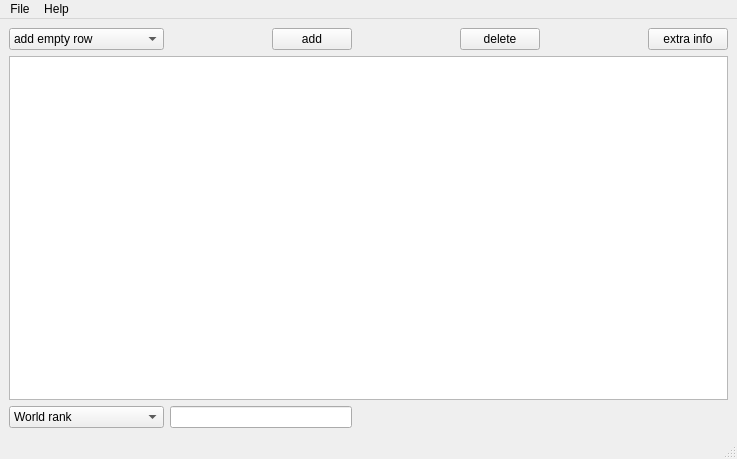
<?xml version="1.0" encoding="UTF-8"?>
<ui version="4.0">
 <class>MainWindow</class>
 <widget class="QMainWindow" name="MainWindow">
  <property name="geometry">
   <rect>
    <x>0</x>
    <y>0</y>
    <width>737</width>
    <height>459</height>
   </rect>
  </property>
  <property name="windowTitle">
   <string>MainWindow</string>
  </property>
  <widget class="QWidget" name="centralwidget">
   <layout class="QGridLayout" name="gridLayout">
    <item row="0" column="0">
     <widget class="QComboBox" name="comboBox_2">
      <item>
       <property name="text">
        <string>add empty row</string>
       </property>
      </item>
      <item>
       <property name="text">
        <string>add row with filled data</string>
       </property>
      </item>
     </widget>
    </item>
    <item row="0" column="1">
     <spacer name="horizontalSpacer_2">
      <property name="orientation">
       <enum>Qt::Horizontal</enum>
      </property>
      <property name="sizeHint" stdset="0">
       <size>
        <width>40</width>
        <height>20</height>
       </size>
      </property>
     </spacer>
    </item>
    <item row="1" column="0" colspan="7">
     <widget class="QTableView" name="tableView"/>
    </item>
    <item row="0" column="4">
     <widget class="QPushButton" name="pushButton_3">
      <property name="text">
       <string>delete</string>
      </property>
     </widget>
    </item>
    <item row="0" column="6">
     <widget class="QPushButton" name="pushButton_4">
      <property name="text">
       <string>extra info</string>
      </property>
     </widget>
    </item>
    <item row="0" column="2">
     <widget class="QPushButton" name="pushButton_2">
      <property name="styleSheet">
       <string notr="true"/>
      </property>
      <property name="text">
       <string>add</string>
      </property>
     </widget>
    </item>
    <item row="2" column="0">
     <widget class="QComboBox" name="comboBox">
      <item>
       <property name="text">
        <string>World rank</string>
       </property>
      </item>
      <item>
       <property name="text">
        <string>Name</string>
       </property>
      </item>
      <item>
       <property name="text">
        <string>Country</string>
       </property>
      </item>
      <item>
       <property name="text">
        <string>National rank</string>
       </property>
      </item>
      <item>
       <property name="text">
        <string>Quality of education</string>
       </property>
      </item>
      <item>
       <property name="text">
        <string>Alumni employment</string>
       </property>
      </item>
      <item>
       <property name="text">
        <string>Quality of faculty</string>
       </property>
      </item>
      <item>
       <property name="text">
        <string>Publications</string>
       </property>
      </item>
      <item>
       <property name="text">
        <string>Influence</string>
       </property>
      </item>
      <item>
       <property name="text">
        <string>Citiations</string>
       </property>
      </item>
      <item>
       <property name="text">
        <string>Patents</string>
       </property>
      </item>
      <item>
       <property name="text">
        <string>Score</string>
       </property>
      </item>
      <item>
       <property name="text">
        <string>Year</string>
       </property>
      </item>
     </widget>
    </item>
    <item row="0" column="3">
     <spacer name="horizontalSpacer">
      <property name="orientation">
       <enum>Qt::Horizontal</enum>
      </property>
      <property name="sizeHint" stdset="0">
       <size>
        <width>40</width>
        <height>20</height>
       </size>
      </property>
     </spacer>
    </item>
    <item row="0" column="5">
     <spacer name="horizontalSpacer_3">
      <property name="orientation">
       <enum>Qt::Horizontal</enum>
      </property>
      <property name="sizeHint" stdset="0">
       <size>
        <width>40</width>
        <height>20</height>
       </size>
      </property>
     </spacer>
    </item>
    <item row="2" column="1" colspan="2">
     <widget class="QLineEdit" name="lineEdit"/>
    </item>
   </layout>
  </widget>
  <widget class="QMenuBar" name="menubar">
   <property name="geometry">
    <rect>
     <x>0</x>
     <y>0</y>
     <width>737</width>
     <height>22</height>
    </rect>
   </property>
   <widget class="QMenu" name="menuHelp">
    <property name="title">
     <string>Help</string>
    </property>
    <addaction name="actionAbout_2"/>
   </widget>
   <widget class="QMenu" name="menuFile">
    <property name="title">
     <string>File</string>
    </property>
    <addaction name="actionOpen"/>
    <addaction name="actionSave"/>
    <addaction name="actionClose"/>
   </widget>
   <addaction name="menuFile"/>
   <addaction name="menuHelp"/>
  </widget>
  <widget class="QStatusBar" name="statusbar"/>
  <action name="actionAbout_2">
   <property name="checkable">
    <bool>false</bool>
   </property>
   <property name="text">
    <string>About</string>
   </property>
  </action>
  <action name="actiondasd">
   <property name="text">
    <string>dasd</string>
   </property>
  </action>
  <action name="actionadas">
   <property name="text">
    <string>adas</string>
   </property>
  </action>
  <action name="actionaaaa">
   <property name="text">
    <string>aaaa</string>
   </property>
  </action>
  <action name="actionaaaa_2">
   <property name="text">
    <string>aaaafff</string>
   </property>
  </action>
  <action name="actionSave">
   <property name="text">
    <string>Save</string>
   </property>
  </action>
  <action name="actionOpen">
   <property name="text">
    <string>Open</string>
   </property>
  </action>
  <action name="actionClose">
   <property name="text">
    <string>Close</string>
   </property>
  </action>
 </widget>
 <resources/>
 <connections/>
</ui>
